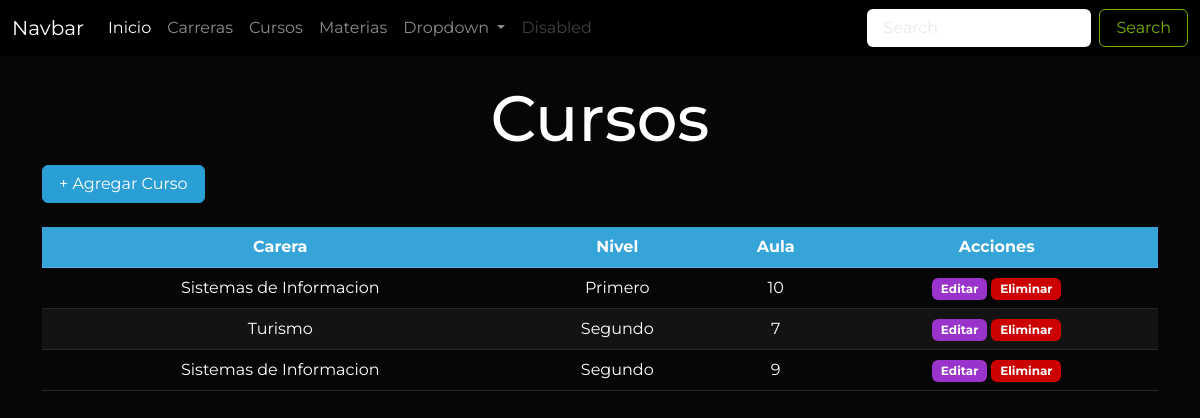
Screenshot of /cursos/ with the database file from the repository.
### Aplicaciones/Educacion/models.py (models this page shows, shortened)
class Curso(models.Model):
    id_cur=models.AutoField(primary_key=True)
    nivel_cur=models.CharField(max_length=50)
    aula_cur=models.IntegerField()
    fk_id_car=models.ForeignKey(Carrera, on_delete=models.PROTECT)

class Carrera(models.Model):
    id_car=models.AutoField(primary_key=True)
    nombre_car=models.CharField(max_length=50)
    fecha_creacion_car=models.DateField()
    telefono_car=models.CharField(max_length=10)
    logo_car=models.FileField(upload_to='carreras', null=True)

### Aplicaciones/Educacion/views/curso_views.py (the view)
# urls.py: path('cursos/', curso_views.cursos, name="cursos"),
def cursos(request):
    cursosDbb = Curso.objects.all()
    carrerasDbb = Carrera.objects.all()
    return render(request, 'cursos/cursos.html', {
        "cursos": cursosDbb,
        "carreras": carrerasDbb
    })

### Aplicaciones/Educacion/templates/cursos/cursos.html (shortened to what this page needs)
{% extends 'plantilla.html' %} {% load static %}  {% block contenido %}
<div class="container">
  <h1 class="text-center mt-4">Cursos</h1>
  <button
    type="button"
    class="btn btn-primary mb-4"
    data-bs-toggle="modal"
    data-bs-target="#exampleModal"
  >
    + Agregar Curso
  </button>
  {% if cursos %}
  <div class="table-responsive mb-4">
    <table class="table table-hover table-striped text-center" id="tabla">
      <thead class="table-primary">
        <tr>
          <th>Carera</th>
          <th>Nivel</th>
          <th>Aula</th>
          <th>Acciones</th>
        </tr>
      </thead>
      <tbody>
        {% for curso in cursos %}
        <tr>
          <td>{{curso.fk_id_car.nombre_car}}</td>
          <td>{{curso.nivel_cur}}</td>
          <td>{{curso.aula_cur}}</td>
          <td>
            <a
              href="{% url 'editar_curso' curso.id_cur %}"
              class="btn badge bg-info"
              >Editar</a
            >
            <a
              href="javascript:void(0)"
              onclick="eliminarFila('/eliminar_curso/{{curso.id_cur}}', 'Curso')"
              class="btn badge bg-danger"
              >Eliminar</a
            >
          </td>
        </tr>
        {% endfor %}
      </tbody>
    </table>
  </div>
  {% else %}
  <div class="alert alert-warning mt-4 text-center">
    No hay registros de cursos
  </div>
  {% endif %}
</div>
{% endblock contenido %}

### universidad/static/css/styles.css (style rules this page uses)
body { font-family: "Montserrat", sans-serif !important; font-optical-sizing: auto; font-style: normal; }

### rows the page displays
Curso: fk_id_car.nombre_car "Sistemas de Informacion", nivel_cur "Primero", aula_cur "10"
Curso: fk_id_car.nombre_car "Turismo", nivel_cur "Segundo", aula_cur "7"
Curso: fk_id_car.nombre_car "Sistemas de Informacion", nivel_cur "Segundo", aula_cur "9"
